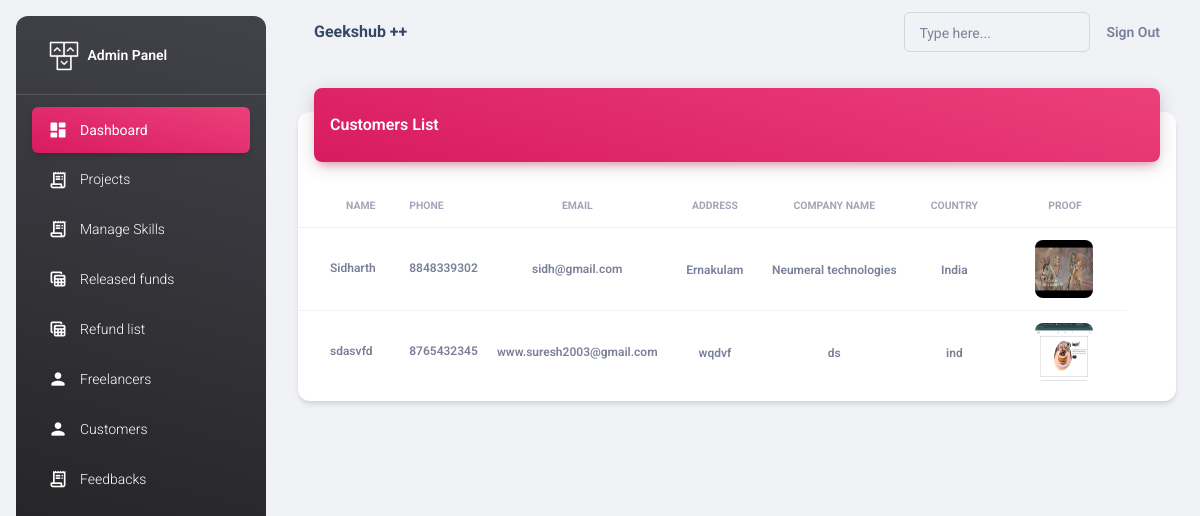
/adminapp/buyers/ (signed in), run on the app's committed database.
### adminapp/models.py (models this page shows)
class User(AbstractUser):
    ROLE_CHOICES = [
        ("admin","Admin"),
        ("coder", "Coder"),
        ("buyer", "Buyer"),
    ]
    role = models.CharField(max_length=200, choices=ROLE_CHOICES, default="coder")

class Buyer(User):
    name = models.CharField(max_length=100)
    phone = models.CharField(max_length=100)
    email_address = models.EmailField()
    address = models.CharField(max_length=100)
    companyname=models.CharField(max_length=100)
    country=models.CharField(max_length=100)
    aadhar_image=models.ImageField(upload_to="images", null=True)
    aadhar_no=models.CharField(max_length=100,null=True)
    pan_image=models.ImageField(upload_to="images", null=True)
    pan_no=models.CharField(max_length=100,null=True)

### adminapp/views.py (the view)
# urls.py: path("buyers/",views.BuyerView.as_view(),name="buyers"),
@method_decorator(decs,name="dispatch")
class BuyerView(ListView):
    template_name="adminapp/buyers.html"
    model=Buyer
    context_object_name="buyers"

### adminapp/views.py (called while the page is built)
def signin_required(fn):
    def wrapper(request,*args,**kwargs):
        if not request.user.is_authenticated:
            messages.error(request,"invalid session!..please login")
            return redirect("adminsignin")
        else:
            return fn(request,*args,**kwargs)
    return wrapper

def is_admin(fn):
    def wrapper(request,*args,**kwargs):
        if not request.user.is_superuser:
            messages.error(request,"Permission denied for current user !")
            return redirect("adminsignin")
        else:
            return fn(request,*args,**kwargs)
    return wrapper

### adminapp/templates/adminapp/buyers.html (shortened to what this page needs)
{%extends 'adminapp/base.html'%}
{%load static%}
{%block body_block%}
<div class="container-fluid py-4">
    <div class="row">
      <div class="col-12">
        <div class="card my-4">
          <div class="card-header p-0 position-relative mt-n4 mx-3 z-index-2">
            <div class="bg-gradient-primary shadow-primary border-radius-lg pt-4 pb-3">
              <h6 class="text-white text-capitalize ps-3">Customers List</h6>
            </div>
          </div>
          <div class="card-body px-0 pb-2">
            <div class="table-responsive p-0">
              <table class="table align-items-center mb-0">
                <thead>
                  <tr>
                    <th class="text-uppercase text-secondary text-xxs font-weight-bolder opacity-7 ps-5">Name</th>
                    <th class="text-uppercase text-secondary text-xxs font-weight-bolder opacity-7 ps-2">Phone</th>
                    <th class="text-center text-uppercase text-secondary text-xxs font-weight-bolder opacity-7">Email</th>
                    <th class="text-center text-uppercase text-secondary text-xxs font-weight-bolder opacity-7">Address</th>
                    <th class="text-center text-uppercase text-secondary text-xxs font-weight-bolder opacity-7">Company name</th>
                    <th class="text-center text-uppercase text-secondary text-xxs font-weight-bolder opacity-7">Country</th>
                    <th class="text-center text-uppercase text-secondary text-xxs font-weight-bolder opacity-7">Proof</th>
                    <th class="text-secondary opacity-7"></th>
                  </tr>
                </thead>
                <tbody>
                    {%for b in buyers%}
                        <tr>
                            <td>
                            <p class="text-xs font-weight-bold mb-0 ps-4">{{b.name}}</p>
                            </td>
                            <td>
                                <p class="text-xs font-weight-bold mb-0">{{b.phone}}</p>
                            </td>
                            <td class="align-middle text-center text-sm">
                                <span class="text-secondary text-xs font-weight-bold">{{b.email_address}}</span>
                            </td>
                            <td class="align-middle text-center">
                                <span class="text-secondary text-xs font-weight-bold">{{b.address}}</span>
                            </td>
                            <td class="align-middle text-center">
                                <span class="text-secondary text-xs font-weight-bold">{{b.companyname}}</span>
                            </td>
                            <td class="align-middle text-center">
                                <span class="text-secondary text-xs font-weight-bold">{{b.country}}</span>
                            </td>
                            <td>
                              <div class="d-flex px-2 py-1 ps-4">
                                  <div>
                                  <img src="{{b.aadhar_image.url}}" class="avatar avatar-lg me-3 border-radius-lg">
                                  </div>
                                  </div>
                              </div>
                    {%endfor%}
            </div>
          </div>
        </div>
      </div>
{%endblock%}

### adminapp/templates/adminapp/buyers.html (style rules this page uses)
.card-header { position: relative; z-index: 1; }

### data on the page
Buyer: name "Sidharth", phone "8848339302", email_address "sidh@gmail.com", address "Ernakulam", companyname "Neumeral technologies", country "India", aadhar_image (picture)
Buyer: name "sdasvfd", phone "8765432345", email_address "www.suresh2003@gmail.com", address "wqdvf", companyname "ds", country "ind", aadhar_image (picture)
